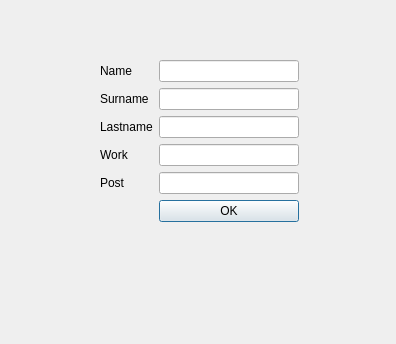
<?xml version="1.0" encoding="UTF-8"?>
<ui version="4.0">
 <class>add_budget</class>
 <widget class="QDialog" name="add_budget">
  <property name="geometry">
   <rect>
    <x>0</x>
    <y>0</y>
    <width>396</width>
    <height>344</height>
   </rect>
  </property>
  <property name="windowTitle">
   <string>Dialog</string>
  </property>
  <widget class="QWidget" name="formLayoutWidget_2">
   <property name="geometry">
    <rect>
     <x>100</x>
     <y>60</y>
     <width>199</width>
     <height>225</height>
    </rect>
   </property>
   <layout class="QFormLayout" name="formLayout_2">
    <item row="0" column="0">
     <widget class="QLabel" name="label">
      <property name="text">
       <string>Name</string>
      </property>
     </widget>
    </item>
    <item row="1" column="0">
     <widget class="QLabel" name="label_2">
      <property name="text">
       <string>Surname</string>
      </property>
     </widget>
    </item>
    <item row="1" column="1">
     <widget class="QLineEdit" name="budsurnameline"/>
    </item>
    <item row="2" column="0">
     <widget class="QLabel" name="label_5">
      <property name="text">
       <string>Lastname</string>
      </property>
     </widget>
    </item>
    <item row="2" column="1">
     <widget class="QLineEdit" name="budlastnameline"/>
    </item>
    <item row="3" column="0">
     <widget class="QLabel" name="label_3">
      <property name="text">
       <string>Work</string>
      </property>
     </widget>
    </item>
    <item row="3" column="1">
     <widget class="QLineEdit" name="budworkline"/>
    </item>
    <item row="4" column="0">
     <widget class="QLabel" name="label_4">
      <property name="text">
       <string>Post</string>
      </property>
     </widget>
    </item>
    <item row="4" column="1">
     <widget class="QLineEdit" name="budpostline"/>
    </item>
    <item row="6" column="1">
     <widget class="QPushButton" name="budok">
      <property name="text">
       <string>OK</string>
      </property>
     </widget>
    </item>
    <item row="0" column="1">
     <widget class="QLineEdit" name="budnameline_2"/>
    </item>
   </layout>
  </widget>
 </widget>
 <tabstops>
  <tabstop>budnameline_2</tabstop>
  <tabstop>budsurnameline</tabstop>
  <tabstop>budlastnameline</tabstop>
  <tabstop>budworkline</tabstop>
  <tabstop>budpostline</tabstop>
  <tabstop>budok</tabstop>
 </tabstops>
 <resources/>
 <connections/>
</ui>
